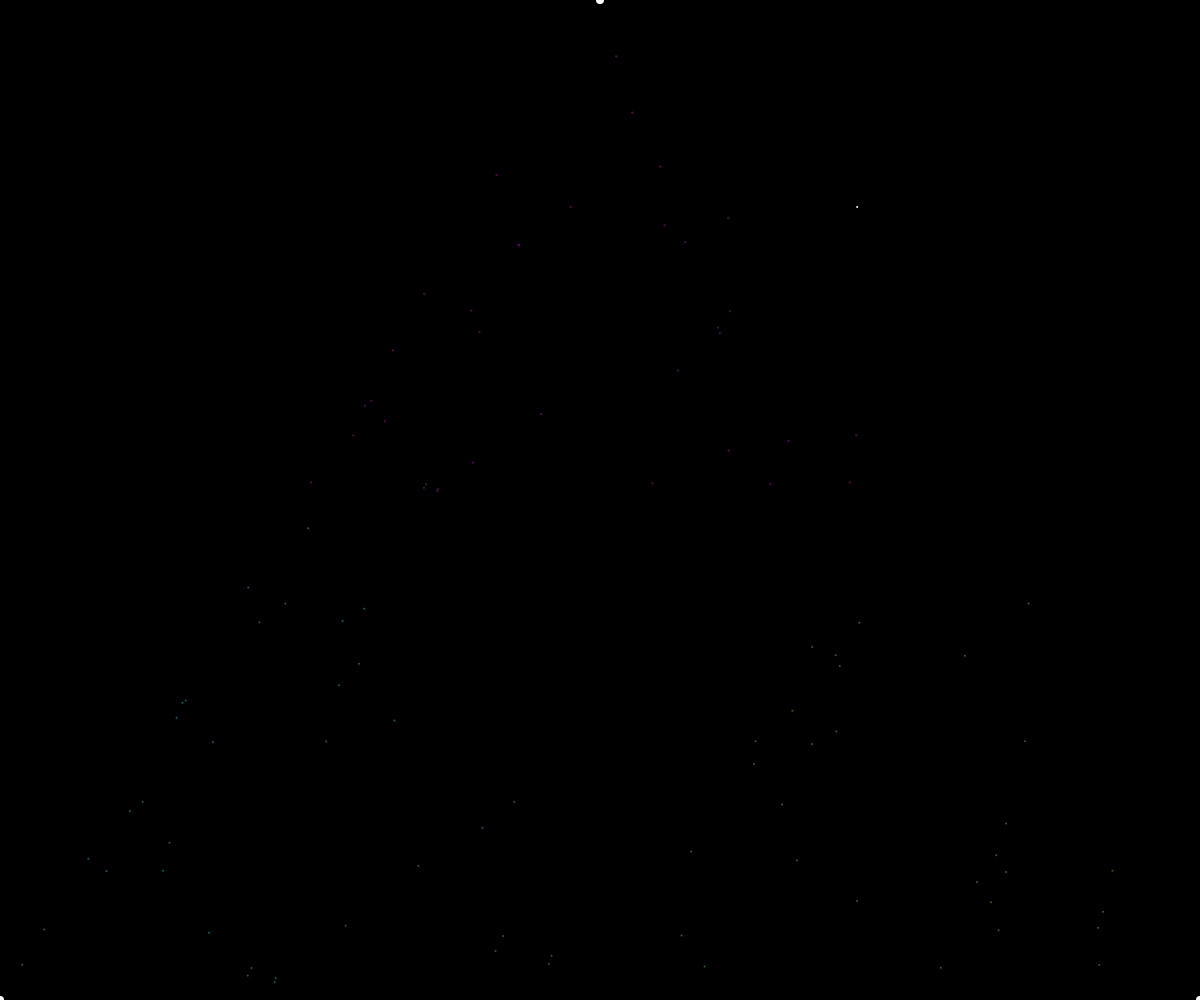
Frame 1 (no input)
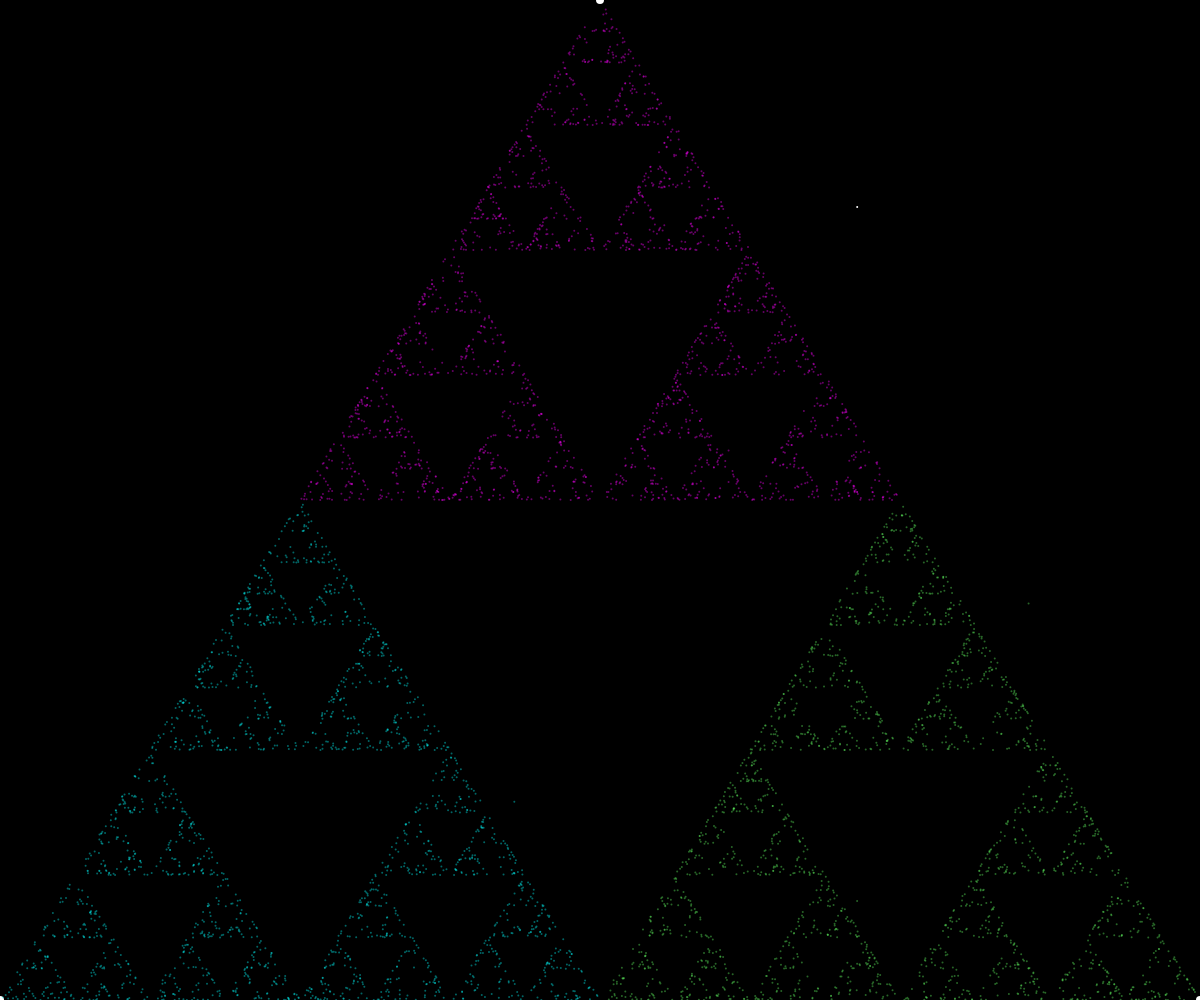
Frame 60 (no input)
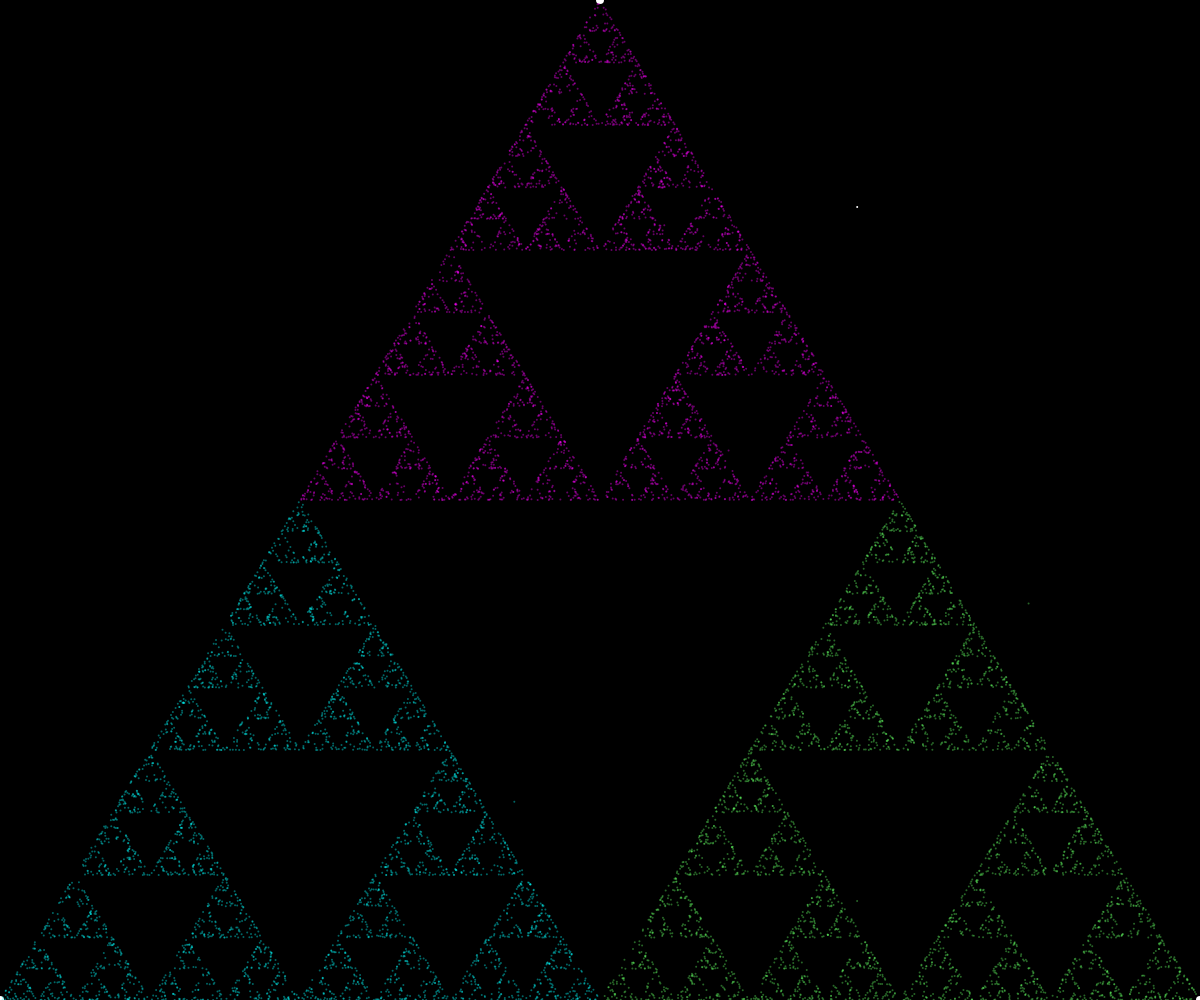
Frame 120 (the mouse pressed at the canvas centre since frame 60)

The p5.js sketch that drew these frames (run headless with seeded random() and noise() and a simulated clock; from frame 60 on, the mouse is pressed at the canvas centre):

// p5.js sketch
// ── sketch.js
let ax, ay;
let bx, by;
let cx, cy;
let x, y;

function setup() {
  createCanvas(windowWidth, windowHeight);
  ax = width / 2;
  ay = 0;
  bx = 0;
  by = height;
  cx = width;
  cy = height;
  x = random(width);
  y = random(height);
  background(0);
  stroke(255);
  strokeWeight(8);
  point(ax, ay);
  point(bx, by);
  point(cx, cy);
}

function draw() {

  for (let i = 0; i < 100; i++) {
    strokeWeight(2);
    point(x, y);

    let r = floor(random(3));
    if (r == 0) {
      stroke(255, 0, 255, 100);
      x = lerp(x, ax, 0.5);
      y = lerp(y, ay, 0.5);

    } else if (r == 1) {
      stroke(0, 255, 255, 100);
      x = lerp(x, bx, 0.5);
      y = lerp(y, by, 0.5);
    } else if (r == 2) {
      stroke(100, 255, 100, 100);
      x = lerp(x, cx, 0.5);
      y = lerp(y, cy, 0.5);
    }
  }
}
